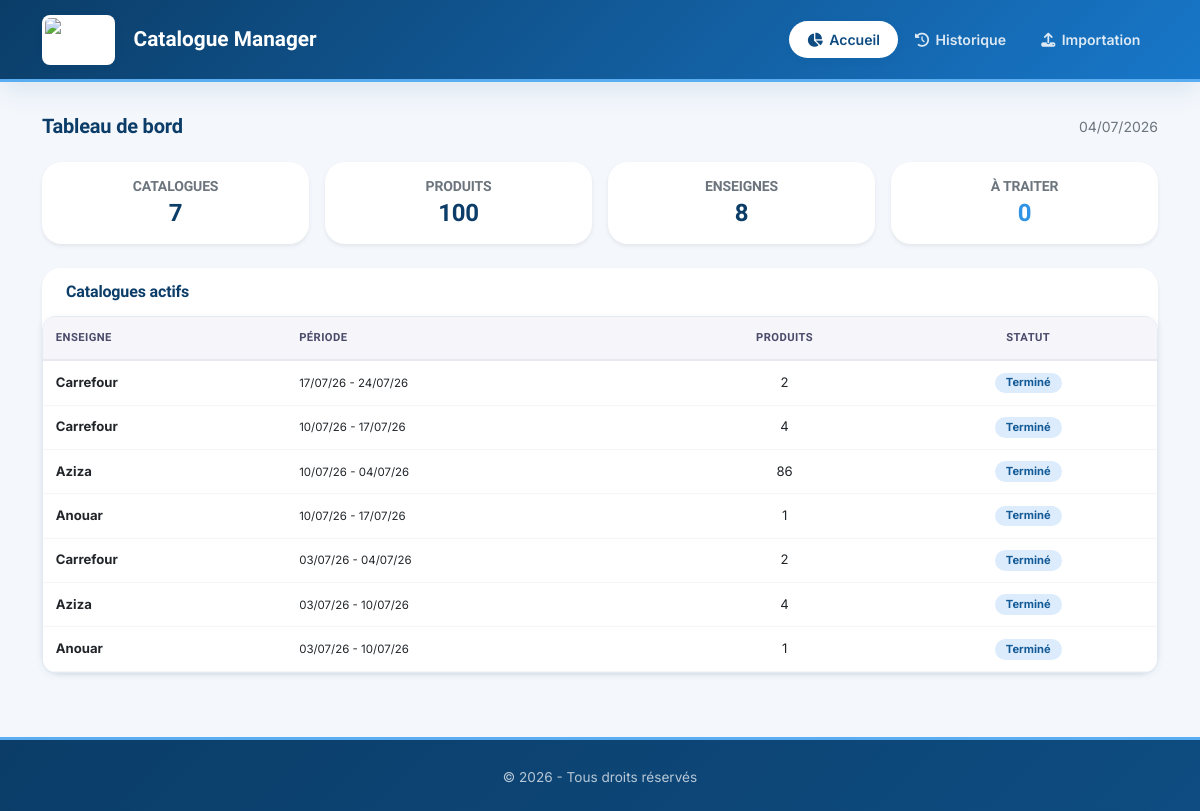
Before: / with the older database file.
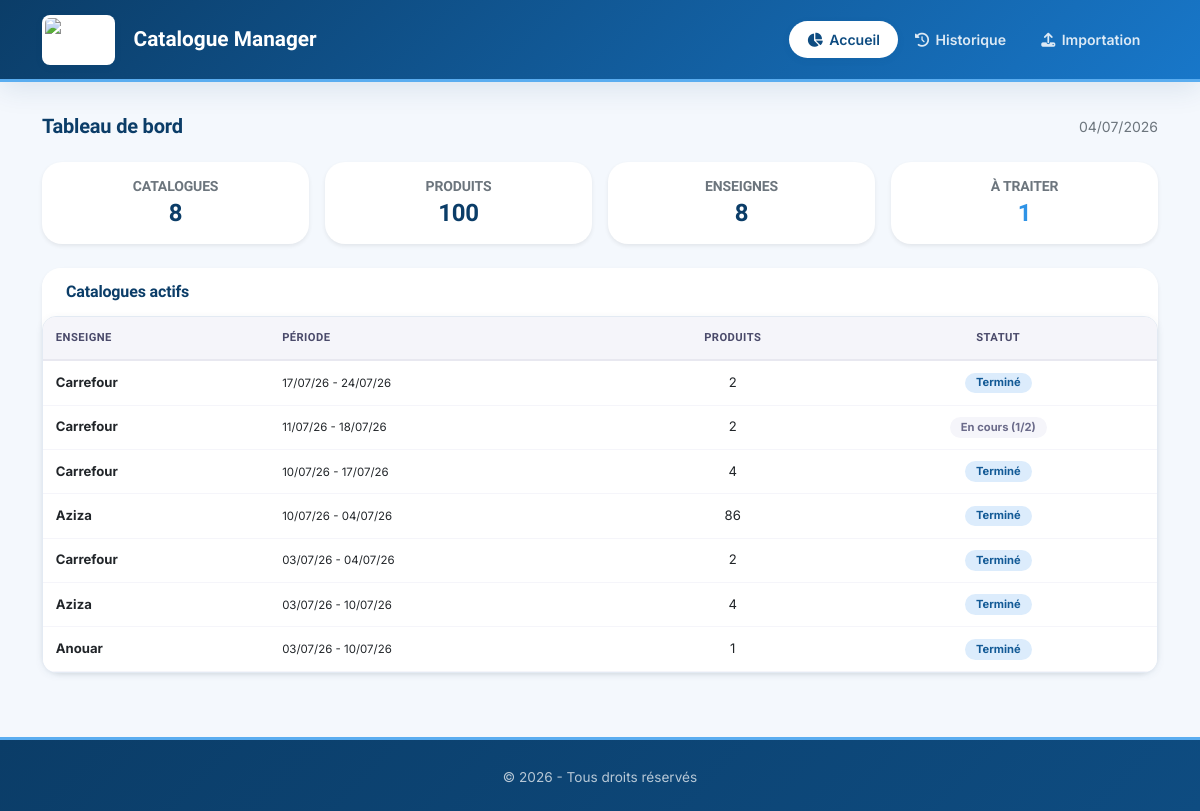
After: the same page with the newer database file.
### catalogue_app/models.py (models this page shows, shortened)
class Catalogue(models.Model):
    enseigne = models.ForeignKey(Enseigne, on_delete=models.CASCADE, verbose_name="Enseigne")
    date_debut = models.DateField(verbose_name="Date de début")
    date_fin = models.DateField(verbose_name="Date de fin")
    date_upload = models.DateTimeField(auto_now_add=True, verbose_name="Date d'upload")
    image_path = models.CharField(max_length=255, blank=True, null=True, verbose_name="Chemin de l'image")
    note = models.CharField(
        max_length=255,
        blank=True,
        null=True,
        verbose_name="Note (ex: Saint Valentin, Noël, Eid...)"
    )
    class Meta:
        unique_together = ['enseigne', 'date_debut', 'date_fin']
        verbose_name = "Catalogue"
        verbose_name_plural = "Catalogues"
        ordering = ['-date_upload']

class Enseigne(models.Model):
    ENSEIGNE_CHOICES = [
        ('MG', 'MG'),
        ('Carrefour', 'Carrefour'),
        ('Carrefour Market', 'Carrefour Market'),
        ('Carrefour Express', 'Carrefour Express'),
        ('Aziza', 'Aziza'),
        ('Anouar', 'Anouar'),
        ('Géant', 'Géant'),
        ('Monoprix', 'Monoprix'),
        ('autre', 'Autre'),
    ]
    nom = models.CharField(
        max_length=50,
        choices=ENSEIGNE_CHOICES,
        default='autre',
        verbose_name="Nom de l'enseigne"
    )
    created_at = models.DateTimeField(auto_now_add=True)
    class Meta:
        verbose_name = "Enseigne"
        verbose_name_plural = "Enseignes"
        ordering = ['nom']

### catalogue_app/views.py (the view)
# urls.py: path('', views.index, name='index'),
def index(request):
    from django.db.models import Count, Q
    from datetime import datetime
    total_catalogues = Catalogue.objects.count()
    total_produits_sauvegardes = Produit.objects.filter(est_sauvegarde=True).count()
    total_enseignes = Enseigne.objects.count()
    produits_a_traiter = Produit.objects.filter(est_sauvegarde=False).count()
    catalogues_actifs = Catalogue.objects.filter(
        date_fin__gte=datetime.now().date()
    ).annotate(
        nb_produits=Count('produits'),
        nb_sauvegardes=Count('produits', filter=Q(produits__est_sauvegarde=True)),
        nb_non_sauvegardes=Count('produits', filter=Q(produits__est_sauvegarde=False))
    ).filter(
        nb_produits__gt=0
    ).order_by('-date_debut')
    context = {
        'total_catalogues': total_catalogues,
        'total_produits_sauvegardes': total_produits_sauvegardes,
        'total_enseignes': total_enseignes,
        'produits_a_traiter': produits_a_traiter,
        'catalogues_actifs': catalogues_actifs,
    }
    return render(request, 'index.html', context)

### catalogue_app/templates/index.html
{% extends 'base.html' %}
{% load static %}
{% block content %}
<div class="d-flex justify-content-between align-items-center mb-4">
    <h5 class="fw-bold mb-0">
        Tableau de bord
    </h5>
    <span class="text-muted small">{% now "d/m/Y" %}</span>
</div>
<div class="row g-3 mb-4">
    <div class="col-md-3 col-6">
        <div class="card border-0 shadow-sm">
            <div class="card-body text-center py-3">
                <h6 class="text-muted small text-uppercase mb-1">Catalogues</h6>
                <h4 class="fw-bold mb-0">{{ total_catalogues|default:0 }}</h4>
            </div>
        </div>
    </div>
    <div class="col-md-3 col-6">
        <div class="card border-0 shadow-sm">
            <div class="card-body text-center py-3">
                <h6 class="text-muted small text-uppercase mb-1">Produits</h6>
                <h4 class="fw-bold mb-0">{{ total_produits_sauvegardes|default:0 }}</h4>
            </div>
        </div>
    </div>
    <div class="col-md-3 col-6">
        <div class="card border-0 shadow-sm">
            <div class="card-body text-center py-3">
                <h6 class="text-muted small text-uppercase mb-1">Enseignes</h6>
                <h4 class="fw-bold mb-0">{{ total_enseignes|default:0 }}</h4>
            </div>
        </div>
    </div>
    <div class="col-md-3 col-6">
        <div class="card border-0 shadow-sm">
            <div class="card-body text-center py-3">
                <h6 class="text-muted small text-uppercase mb-1">À traiter</h6>
                <h4 class="fw-bold mb-0" style="color: #2f93e6;">{{ produits_a_traiter|default:0 }}</h4>
            </div>
        </div>
    </div>
</div>
<div class="card border-0 shadow-sm">
    <div class="card-header bg-white border-0">
        <h6 class="fw-bold mb-0">
            Catalogues actifs
        </h6>
    </div>
    <div class="card-body p-0">
        {% if catalogues_actifs %}
            <div class="table-responsive">
                <table class="table table-hover mb-0">
                    <thead>
                        <tr>
                            <th>Enseigne</th>
                            <th>Période</th>
                            <th class="text-center">Produits</th>
                            <th class="text-center">Statut</th>
                        </tr>
                    </thead>
                    <tbody>
                        {% for catalogue in catalogues_actifs %}
                        <tr>
                            <td><strong>{{ catalogue.enseigne.nom }}</strong></td>
                            <td>
                                <small>
                                    {{ catalogue.date_debut|date:"d/m/y" }} - {{ catalogue.date_fin|date:"d/m/y" }}
                                </small>
                            </td>
                            <td class="text-center">{{ catalogue.nb_produits }}</td>
                            <td class="text-center">
                                {% if catalogue.nb_non_sauvegardes == 0 %}
                                    <span class="badge bg-success">Terminé</span>
                                {% elif catalogue.nb_sauvegardes == 0 %}
                                    <span class="badge bg-danger">Non traité</span>
                                {% else %}
                                    <span class="badge bg-warning text-dark">En cours ({{ catalogue.nb_sauvegardes }}/{{ catalogue.nb_produits }})</span>
                                {% endif %}
                            </td>
                        </tr>
                        {% endfor %}
                    </tbody>
                </table>
            </div>
        {% else %}
            <div class="text-center py-4 text-muted">
                <i class="fas fa-box-open fa-2x mb-2"></i>
                <p class="mb-0">Aucun catalogue actif</p>
            </div>
        {% endif %}
    </div>
</div>
{% endblock %}

Changed rows visible on the page:
no longer on this page (row unchanged): Catalogue: enseigne.nom "Anouar", date_debut "10/07/26", date_fin "17/07/26", nb_produits "1", shows "Terminé"
added Catalogue: enseigne.nom "Carrefour", date_debut "11/07/26", date_fin "18/07/26", nb_produits "2", nb_sauvegardes "1"
Other visible differences:
{{ total_catalogues|default:0 }}: "7" → "8"
{{ produits_a_traiter|default:0 }}: "0" → "1"
